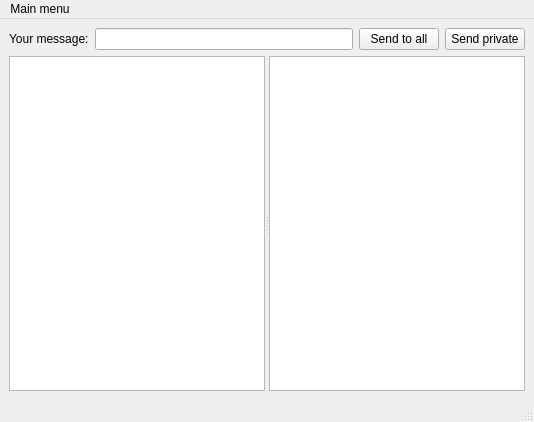
<?xml version="1.0" encoding="UTF-8"?>
<ui version="4.0">
 <class>MainWindow</class>
 <widget class="QMainWindow" name="MainWindow">
  <property name="geometry">
   <rect>
    <x>0</x>
    <y>0</y>
    <width>534</width>
    <height>422</height>
   </rect>
  </property>
  <property name="windowTitle">
   <string>MainWindow</string>
  </property>
  <widget class="QWidget" name="centralwidget">
   <layout class="QVBoxLayout" name="verticalLayout" stretch="0,1">
    <item>
     <layout class="QHBoxLayout" name="horizontalLayout">
      <item>
       <widget class="QLabel" name="label">
        <property name="text">
         <string>Your message:</string>
        </property>
       </widget>
      </item>
      <item>
       <widget class="QLineEdit" name="messageLineEdit"/>
      </item>
      <item>
       <widget class="QPushButton" name="sendMessageButton">
        <property name="text">
         <string>Send to all</string>
        </property>
       </widget>
      </item>
      <item>
       <widget class="QPushButton" name="privateMessageSendButton">
        <property name="text">
         <string>Send private</string>
        </property>
       </widget>
      </item>
     </layout>
    </item>
    <item>
     <widget class="QSplitter" name="splitter">
      <property name="orientation">
       <enum>Qt::Horizontal</enum>
      </property>
      <widget class="QTextBrowser" name="commonChatBrowser"/>
      <widget class="QTextBrowser" name="privateChatBrowser"/>
     </widget>
    </item>
   </layout>
  </widget>
  <widget class="QMenuBar" name="menubar">
   <property name="geometry">
    <rect>
     <x>0</x>
     <y>0</y>
     <width>534</width>
     <height>21</height>
    </rect>
   </property>
   <widget class="QMenu" name="menuMain_menu">
    <property name="title">
     <string>Main menu</string>
    </property>
    <addaction name="actionOpen_another_client"/>
    <addaction name="separator"/>
    <addaction name="actionClose_client"/>
   </widget>
   <addaction name="menuMain_menu"/>
  </widget>
  <widget class="QStatusBar" name="statusbar"/>
  <action name="actionOpen_another_client">
   <property name="text">
    <string>Open another client</string>
   </property>
  </action>
  <action name="actionClose_client">
   <property name="text">
    <string>Close this client</string>
   </property>
  </action>
 </widget>
 <resources/>
 <connections/>
</ui>
